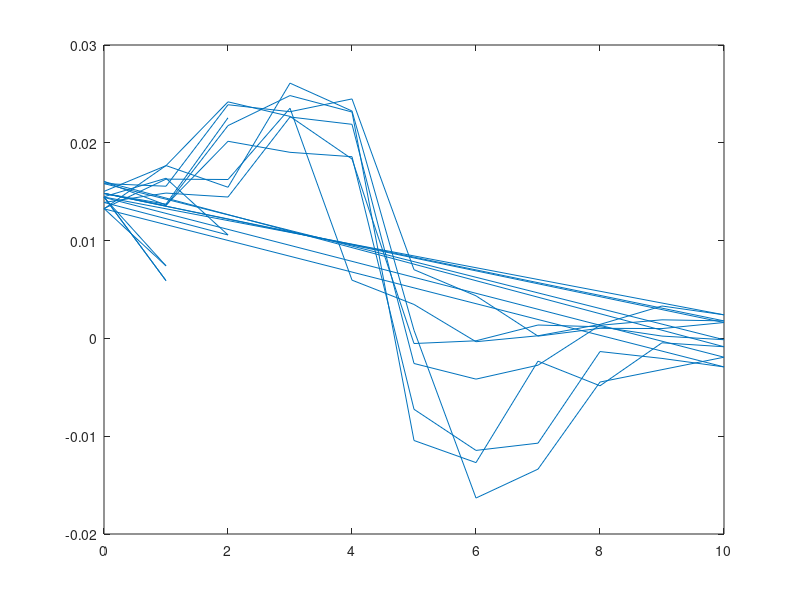
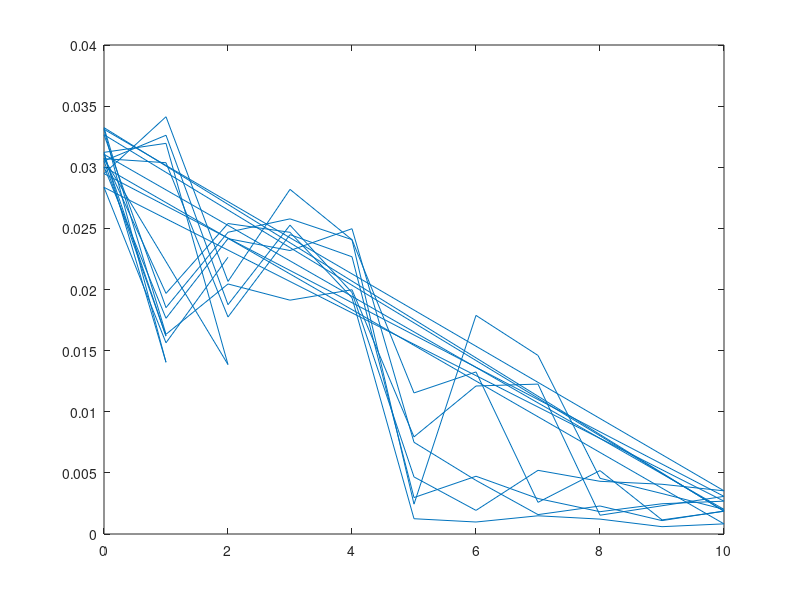
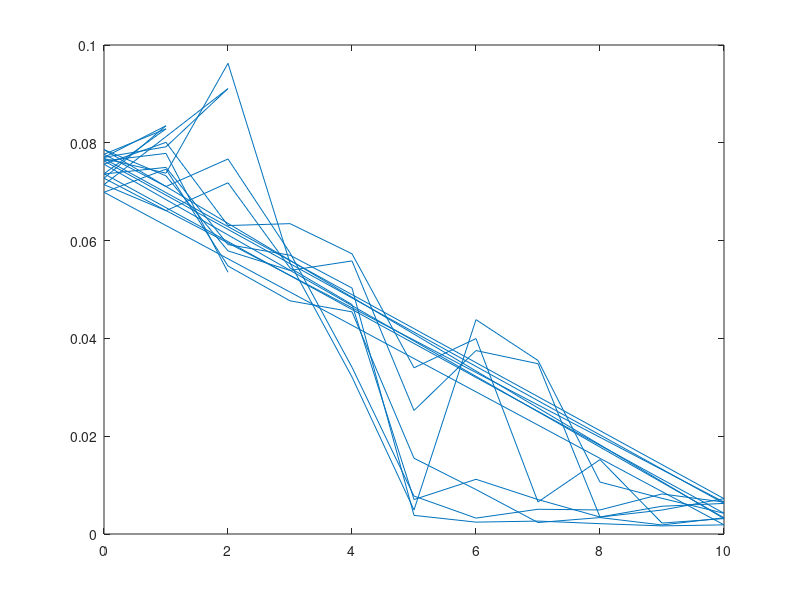
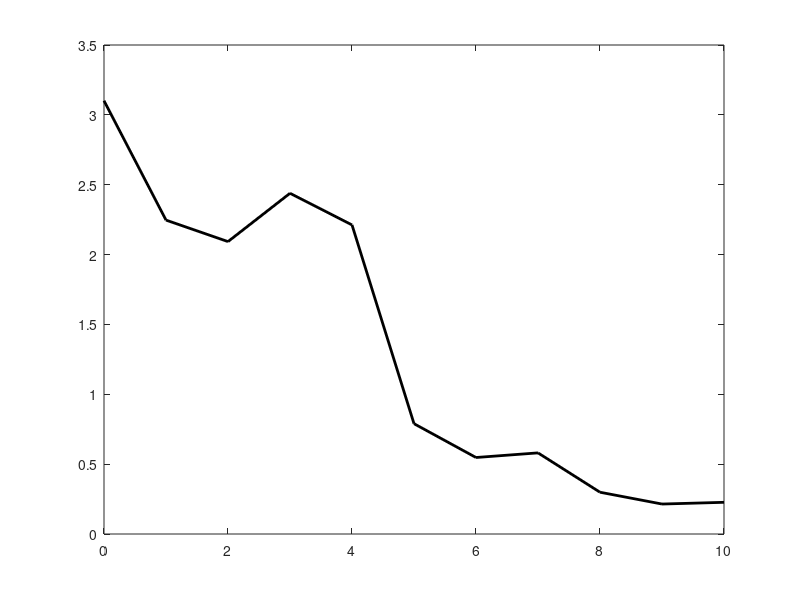

Recreate these plots in MATLAB, in order. (Note: this script raises an error after producing the figures.)
close all

d = csvread('MeanCov_Sept1_2016.txt');

lastPoints = d(:,1) == 10;

truth = mean(d(lastPoints,2:7));


err = d(:,2:7) - repmat(truth, size(d,1),1);
plot(d(:,1), err(:,3));

trans_err = sqrt(sum(err(:,1:3).^2,2));
ang_err = sqrt(sum(err(:,4:6).^2,2));

figure('Name', 'Trans_err')
plot(d(:,1), trans_err)
figure('Name', 'Ang_err')
plot(d(:,1), ang_err)

% mean_trans_err
% mean_ang_err

for i=0:10
    
    
    trial = i;
    if(trial == 5)
        trial = 6;
    elseif(trial==6)
        trial = 5;
    end
    ind = d(:,1) == trial;
    
    
    data = d(ind,2:7);
    err = data - repmat(truth, size(data,1),1);
    mean_trans_err(i+1) = mean(sqrt(sum(err(:,1:3).^2,2)))*100;
    var_trans_err(i+1) = std(sqrt(sum(err(:,1:3).^2,2)))*100;
    mean_ang_err(i+1) = mean(sqrt(sum(err(:,4:6).^2,2)));
    var_ang_err(i+1) = std(sqrt(sum(err(:,4:6).^2,2)));
end

figure('Name','Mean_Trans_err')

linespec = {'Color','black', 'LineWidth',2};
plot(0:10, mean_trans_err,linespec{:})
hold on
errorbar(1:10, mean_trans_err(2:end), var_trans_err(2:end), ...
         linespec{:})
xlim([0,10.2]);
saveas(gcf, 'On_Robot_Trans.png')


figure('Name','Mean_Ang_err')
plot(0:10, mean_ang_err,linespec{:})
hold on
errorbar(1:10, mean_ang_err(2:end), var_ang_err(2:end), linespec{:})
xlim([0,10.2]);
ylim([0, .1]);
saveas(gcf, 'On_Robot_Ang.png')
% plot(0:10, mean_ang_err)
